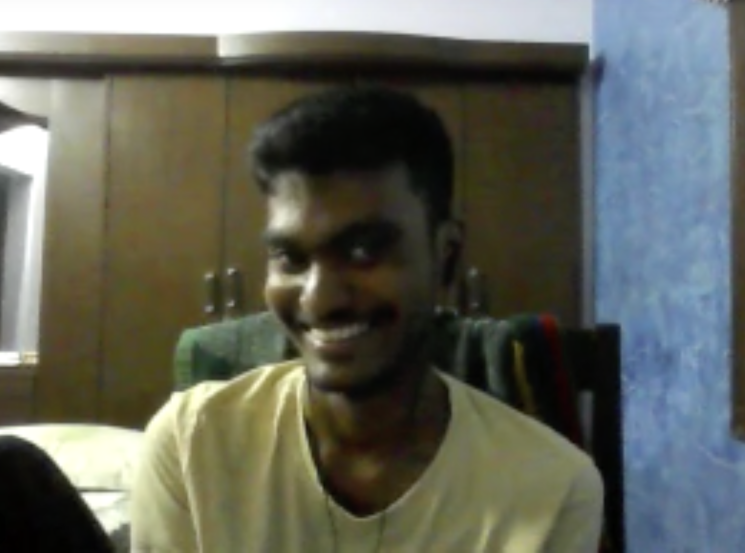
#> input picture openCV/img.png, 1490 x 1105 px, found by its file name (shown at 1/2 size)
$ python 07_croped_img.py
#> lines starting #> are read from the running program, lines starting #| are printed output that depends on the picture
import cv2

img = cv2.imread("learning/openCV/img.png")
#> img is the input picture: shape (1105, 1490, 3); mean B, G, R 89.5, 99.8, 97.3

cropped = img[450:1100,900:1800]   # [startY: endY, startX:endX]
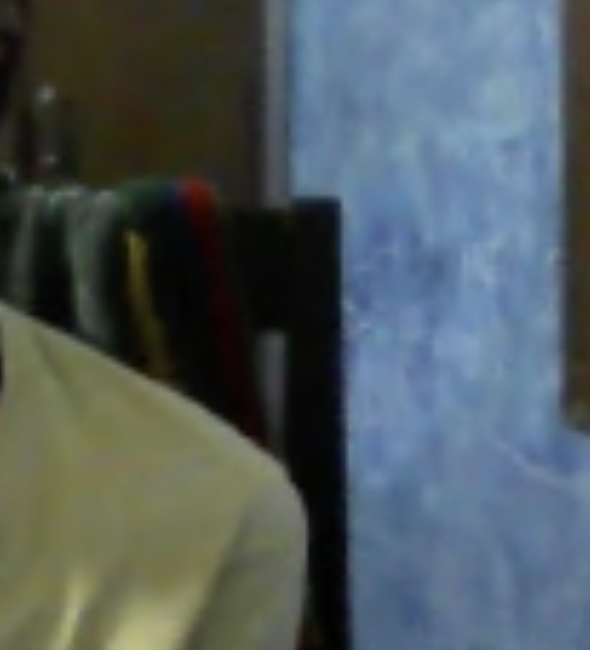
#> cropped: shape (650, 590, 3); mean B, G, R 93.5, 90.4, 79.3

print(img.shape)
#| (1105, 1490, 3)

cv2.imshow("Orignal pic", img)
cv2.imshow("cropped", cropped)
cv2.waitKey(0)
cv2.destroyAllWindows()
